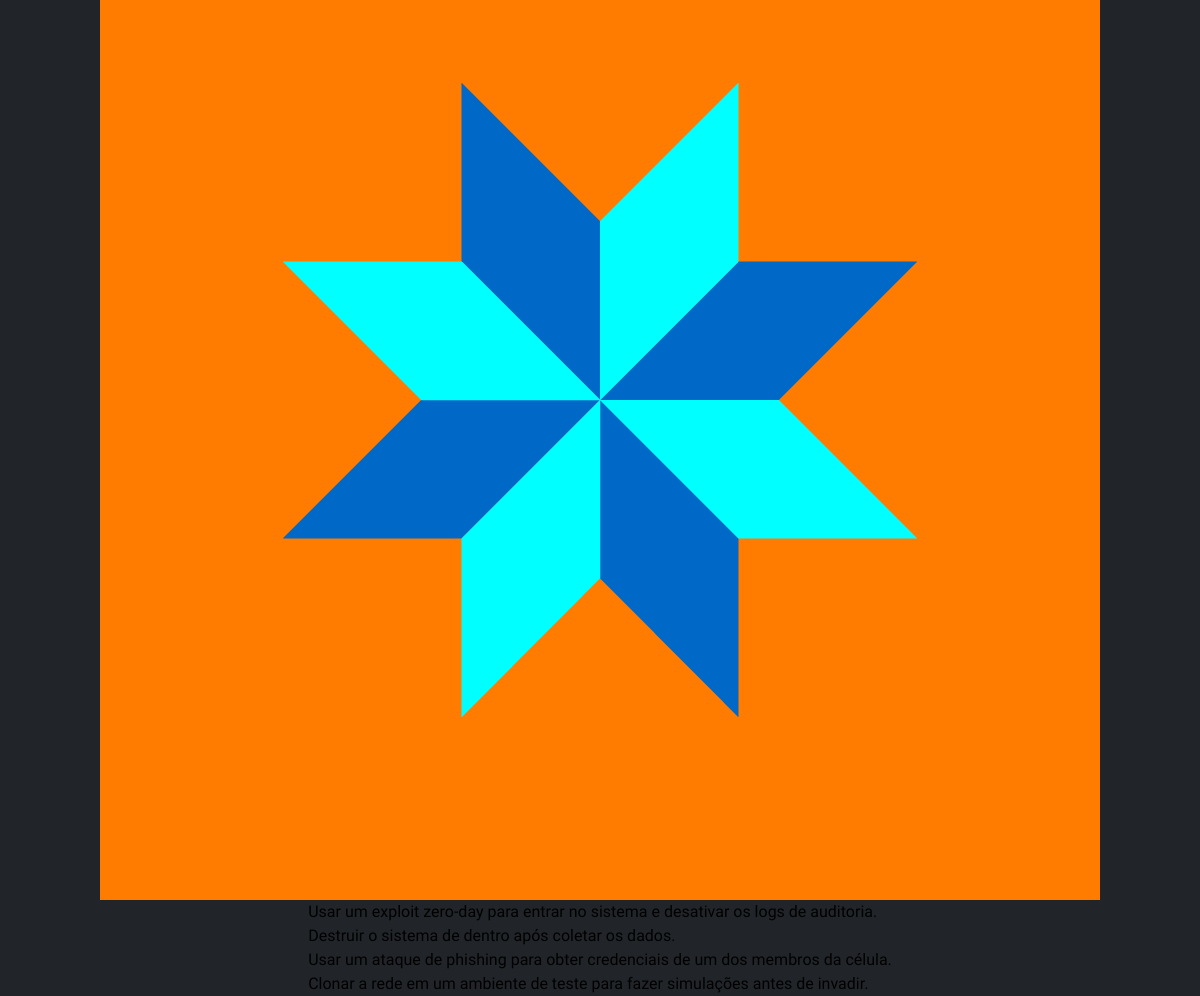
The page /game/chapter/2/ on the database its author committed.
### game/models.py (models this page shows, shortened)
class Chapter(models.Model):
    title = models.CharField(max_length=100)
    num = models.IntegerField(default=0)
    content = models.TextField()
    next_chapter = models.ForeignKey('self', on_delete=models.SET_NULL, null=True, blank=True)
    character = models.ForeignKey(Character, on_delete=models.CASCADE, related_name='chapters')

class Character(models.Model):
    name = models.CharField(max_length=100)
    description = models.TextField()
    reputation = models.IntegerField(default=0)
    image = models.ImageField(upload_to='images/', default='images/default.jpg')

class Choice(models.Model):
    chapter = models.ForeignKey(Chapter, on_delete=models.CASCADE, related_name='choices')
    text = models.CharField(max_length=200)
    next_chapter = models.ForeignKey(Chapter, on_delete=models.SET_NULL, null=True, blank=True, related_name='previous_choices')

### game/views.py (the view)
# urls.py: path('chapter/<int:chapter_num>/', views.chapter_view, name='chapter_view'),
def chapter_view(request, chapter_num):
    chapter = get_object_or_404(Chapter, num=chapter_num)
    return render(request, 'game/chapter.html', {'chapter': chapter})

### game/templates/game/chapter.html (shortened to what this page needs)
{% load static %}
<!DOCTYPE html>
<html>
<head>
    <link rel="stylesheet" href="{% static 'global.css' %}">
</head>
<body>
    <img src="{{ chapter.character.image.url }}" alt="{{ chapter.character.name }}">
    <ul>
        {% for choice in chapter.choices.all %}
            {% if choice.next_chapter %}
                <li><a href="{% url 'chapter_view' choice.next_chapter.num %}">{{ choice.text }}</a></li>
            {% else %}
                <li>{{ choice.text }}</li>
            {% endif %}
        {% endfor %}
    </ul>
</body>
</html>

### game/static/global.css (style rules this page uses)
body, h1, h2, h3, h4, h5, h6, p, ul, li, a { font-family: "Tiny5", sans-serif; }
* { font-family: "Tiny5", sans-serif; margin: 0; padding: 0; box-sizing: border-box; }
html, body { height: 100vh; font-family: "IBM Plex Mono", monospace; }
body { line-height: 1.5; background-color: #212529; display: flex; justify-content: center; align-items: center; flex-direction: column; }
li { list-style: none; }

### rows shown on the page
Chapter: character.image (picture)
Choice: text "Usar um exploit zero-day para entrar no sistema e desativar os logs de auditoria."
Choice: text "Destruir o sistema de dentro após coletar os dados."
Choice: text "Usar um ataque de phishing para obter credenciais de um dos membros da célula."
Choice: text "Clonar a rede em um ambiente de teste para fazer simulações antes de invadir."
